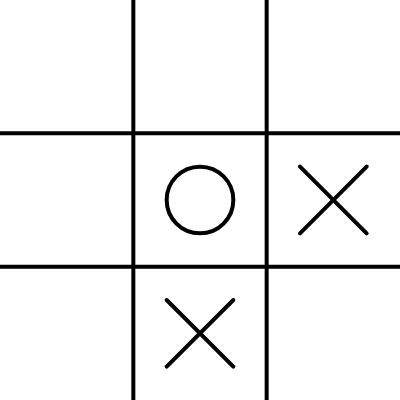
Frame 1 (no input)
Frame 60 (no input): identical to frame 1, image omitted
Frame 120 (the mouse pressed at the canvas centre since frame 60): identical to frame 1, image omitted

The p5.js sketch that drew this single still picture (run headless with seeded random() and noise() and a simulated clock; from frame 60 on, the mouse is pressed at the canvas centre):

// p5.js sketch
// ── sketch.js
let board = [
  ["", "", ""],
  ["", "O", "X"],
  ["", "X", ""],
];

let players = ["X", "O"];

function setup() {
  createCanvas(400, 400);
}

function draw() {
  background(255);
  let w = width / 3;
  let h = height / 3;
  strokeWeight(4);

  line(w, 0, w, height);
  line(w * 2, 0, w * 2, height);
  line(0, h, width, h);
  line(0, h * 2, width, h * 2);

  for (let j = 0; j < 3; j++) {
    for (let i = 0; i < 3; i++) {
      let x = w * i + w / 2;
      let y = h * j + h / 2;
      let spot = board[i][j];
      textSize(32);
      let r = w / 4;
      if (spot == players[1]) {
        noFill();
        ellipse(x, y, r * 2);
      } else if (spot == players[0]) {
        line(x - r, y - r, x + r, y + r);
        line(x + r, y - r, x - r, y + r);
      }
    }
  }
}

// ── minimax.js
function bestMove() {
  // AI to make it's turn
  let bestScore = -Infinity;
  let move;
  for (let i = 0; i < 3; i++) {
    for (let j = 0; j < 3; j++) {
      // Is spot available??
      if (board[i][j] == "") {
        board[i][j] = ai;
        let score = minimax(board, 0, false);
        board[i][j] = "";
        if (score > bestScore) {
          bestScore = score;
          move = { i, j };
        }
      }
    }
  }
  board[move.i][move.j] = ai;
  currentPlayer = human;
}

let scores = {
  X: 1,
  O: -1,
  tie: 0,
};

function minimax(board, depth, isMaximizing) {
  let result = checkWinner();
  if (result !== null) {
    return scores[result];
  }

  if (isMaximizing) {
    let bestScore = -Infinity;
    for (let i = 0; i < 3; i++) {
      for (let j = 0; j < 3; j++) {
        // Is the spot available?
        if (board[i][j] == "") {
          board[i][j] = ai;
          let score = minimax(board, depth + 1, false);
          board[i][j] = "";
          bestScore = max(score, bestScore);
        }
      }
    }
    return bestScore;
  } else {
    let bestScore = Infinity;
    for (let i = 0; i < 3; i++) {
      for (let j = 0; j < 3; j++) {
        // Is the spot available?
        if (board[i][j] == "") {
          board[i][j] = human;
          let score = minimax(board, depth + 1, true);
          board[i][j] = "";
          bestScore = min(score, bestScore);
        }
      }
    }
    return bestScore;
  }
}
